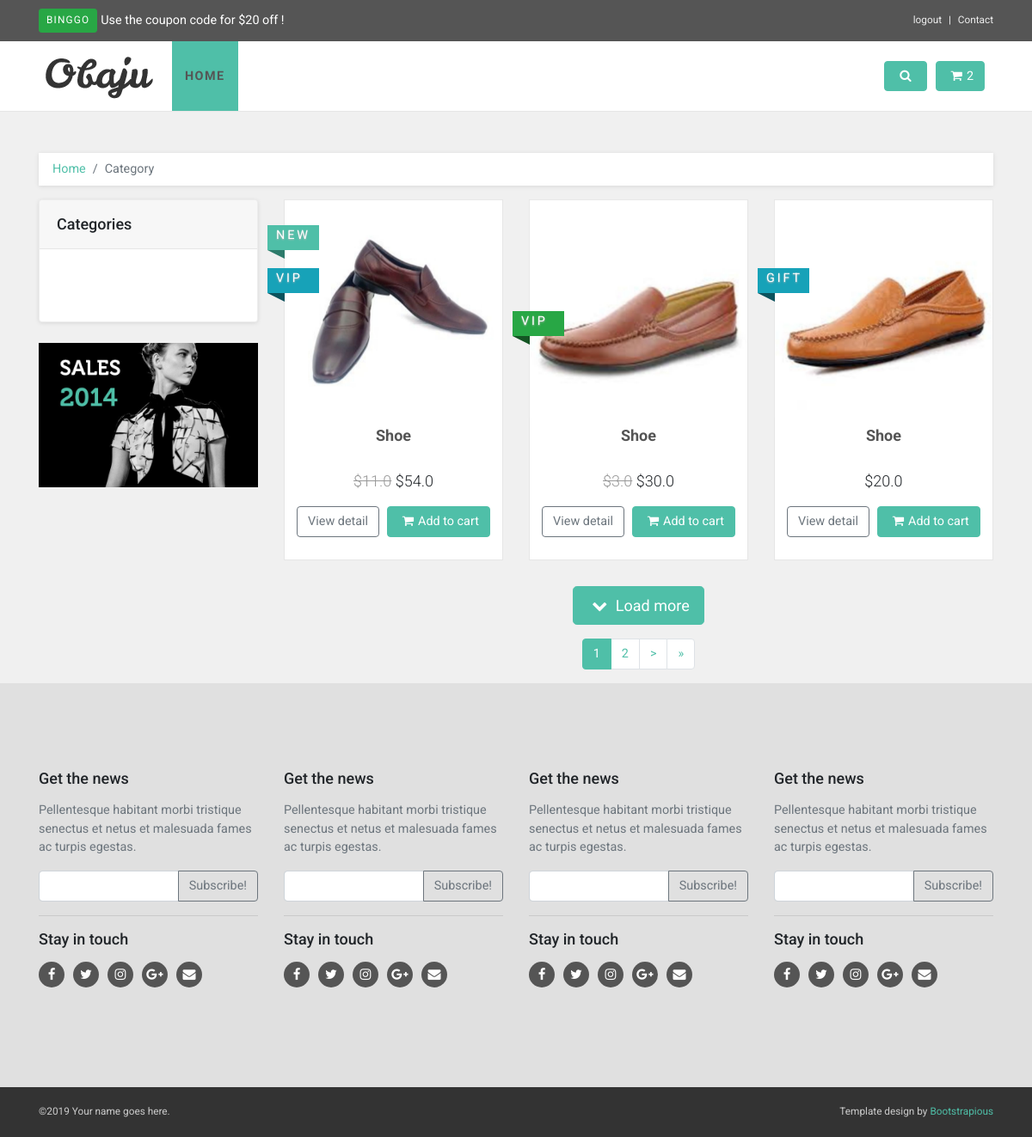
The page /eco/category/shoe/ (signed in) on the database its author committed.
### users/models.py (models this page shows, shortened)
class CustomUser(AbstractUser):
    username = None
    email = models.EmailField(_('email address'), unique=True)
    USERNAME_FIELD = 'email'
    REQUIRED_FIELDS = []
    objects = CustomUserManager()

### eco/models.py (models this page shows, shortened)
class Order(models.Model):
    user = models.ForeignKey(settings.AUTH_USER_MODEL,
                             on_delete=models.CASCADE, null=True)
    ref_code = models.CharField(max_length=20, blank=True, null=True)
    items = models.ManyToManyField(OrderItem)
    start_date = models.DateTimeField(auto_now_add=True)
    ordered_date = models.DateTimeField()
    ordered = models.BooleanField(default=False)
    shipping_address = models.ForeignKey(
        'Address', related_name='shipping_address', on_delete=models.SET_NULL, blank=True, null=True)
    billing_address = models.ForeignKey(
        'Address', related_name='billing_address', on_delete=models.SET_NULL, blank=True, null=True)
    payment = models.ForeignKey(
        'Payment', on_delete=models.SET_NULL, blank=True, null=True)
    coupon = models.ForeignKey(
        'Coupon', on_delete=models.SET_NULL, blank=True, null=True)
    being_delivered = models.BooleanField(default=False)
    received = models.BooleanField(default=False)
    refund_requested = models.BooleanField(default=False)
    refund_granted = models.BooleanField(default=False)

class Item(models.Model):
    title = models.CharField(max_length=100)
    price = models.FloatField()
    discount_price = models.FloatField(blank=True, null=True)
    category = TreeForeignKey('Category', related_name='categories', on_delete=models.CASCADE,null=True,blank=True)
    label1 = models.CharField(choices=LABEL_CHOICES, max_length=1, blank=True)
    label2 = models.CharField(choices=LABEL_CHOICES, max_length=1, blank=True)
    label3 = models.CharField(choices=LABEL_CHOICES, max_length=1, blank=True)
    image = models.ImageField(upload_to='productpic')
    description = models.TextField
    slug = models.SlugField(null=False, unique=True)
    def get_absolute_url(self):
        return reverse("eco:EcoDetail", kwargs={
            'slug': self.slug
        })
    def get_add_to_cart_url(self):
        return reverse("eco:add-to-cart", kwargs={
            'slug': self.slug
        })

### eco/views.py (the view)
# urls.py: path('category/<slug>/',views.CategoryDetail.as_view(), name='CategoryDetail'),
class CategoryDetail(DetailView, MultipleObjectMixin):
    model = Category
    template_name = 'eco/categoryy.html'
    paginate_by = 3
    def get_context_data(self, **kwargs):
        object_list = Item.objects.filter(category=self.object)
        context = super().get_context_data(object_list=object_list, **kwargs)
        context['category'] = Category.objects.all()
        return context

### eco/templatetags/cart_template_tags.py (called while the page is built)
@register.filter
def cart_item_count(user):
    if user.is_authenticated:
        qs = Order.objects.filter(user=user, ordered=False)
        if qs.exists():
            return qs[0].items.count()
    return 0

### templates/eco/categoryy.html (shortened to what this page needs)
{% extends "eco/base.html" %}
{% load static %}
{% load i18n %}
{% load mptt_tags %}
{% block content %}
  <body>
    <div id="all">
      <div id="content">
        <div class="container">
          <div class="row">
            <div class="col-lg-12">
              <nav aria-label="breadcrumb">
                <ol class="breadcrumb">
                 <li class="breadcrumb-item"><a href="{% url 'eco:EcoIndex' %}">Home</a></li>
                  <li aria-current="page" class="breadcrumb-item active">Category</li>
                </ol>
              </nav>
            </div>
            <div class="col-lg-3">
              <div class="card sidebar-menu mb-4">
                <div class="card-header">
                  <h3 class="h4 card-title">Categories</h3>
                </div>
                <div class="card-body">
                  <ul class="nav nav-pills flex-column category-menu">
                    <li>
                      {% recursetree category %}
                           {% if node.categories.count %}
                           <a href="{% url 'eco:CategoryDetail' node.slug %}" class="nav-link">{{node.name}}
                              <span style="color: #6c757d;">[{{node.categories.count}}]</span> </a>
                              {% else %}
                              <a href="{% url 'eco:CategoryDetail' node.slug %}" class="nav-link">{{node.name}}
                                </a>
                           {% endif %}
                      {% endrecursetree %}
                  </li>
                  </ul>
                </div>
              </div>
              <div class="banner"><a href="#"><img src="{% static 'eco/img/banner.jpg' %}" alt="sales 2014" class="img-fluid"></a></div>
            </div>
            <div class="col-lg-9">
              <div class="row products">
                {% for item in object_list %}
                <div class="col-lg-4 col-md-6">
                  <div class="product">
                    <div class="flip-container">
                      <div class="flipper">
                        <div class="front"><a href="{{item.get_absolute_url}}"><img src="{{item.image.url}}" alt="" class="img-fluid"></a></div>
                        <div class="back"><a href="{{item.get_absolute_url}}"><img src="{{item.image.url}}" alt="" class="img-fluid"></a></div>
                      </div>
                    </div><a href="{{item.get_absolute_url}}" class="invisible"><img src="{{item.image.url}}" alt="" class="img-fluid"></a>
                    <div class="text">
                      <h3><a href="{{item.get_absolute_url}}">{{item.title}}</a></h3>
                      <p class="price">
                       {% if item.discount_price %}
                        <del>${{item.discount_price}}</del>
                        {% endif %}
                        ${{item.price}}
                      </p>
                      <p class="buttons">
                        <a href="{{item.get_absolute_url}}" class="btn btn-outline-secondary">View detail</a>
                        <a href="{{item.get_add_to_cart_url}}" class="btn btn-primary"><i class="fa fa-shopping-cart"></i>Add to cart
                        </a>
                      </p>
                    </div>
                  {% if item.label1 %}
                  <div class="ribbon sale">
                    <div class="theribbon">{{item.get_label1_display}}</div>
                  </div>
                  {% endif %}
                  {% if item.label2 %}
                  <div class="ribbon new">
                    <div class="theribbon">{{item.get_label2_display}}</div>
                  </div>
                  {% endif %}
                  {% if item.label3 %}
                  <div class="ribbon gift">
                    <div class="theribbon">{{item.get_label3_display}}</div>
                  </div>
                  {% endif %}
                  </div>
                </div>
                {% endfor %}
              </div>
            {% include "eco/pagination.html" %}
            </div>
          </div>
        </div>
      </div>
    </div>
  </body>
{% endblock content %}

### templates/eco/header.html (shortened to what this page needs)
{% load static %}
{% load cart_template_tags %}
    <header class="header mb-5">
        <div id="top">
          <div class="container">
            <div class="row">
              <div class="col-lg-6 offer mb-3 mb-lg-0"><a class="btn btn-success btn-sm">binggo</a><a class="ml-1">Use the coupon code for $20 off !</a></div>
              <div class="col-lg-6 text-center text-lg-right">
                <ul class="menu list-inline mb-0">
                  {% if request.user.is_authenticated %}
                  <li class="list-inline-item"><a href="{% url 'account_logout' %}" data-target="#login-modal">logout</a></li>
                  {% else %}
                  <li class="list-inline-item"><a href="{% url 'account_login' %}" data-target="#login-modal">login</a></li>
                  <li class="list-inline-item"><a href="{% url 'account_signup' %}">Register</a></li>
                  {% endif %}
                  <li class="list-inline-item"><a href="{% url 'eco:contact' %}">Contact</a></li>
                </ul>
              </div>
            </div>
          </div>
        </div>
        <nav class="navbar navbar-expand-lg">
          <div class="container"><a href="{% url 'eco:EcoIndex' %}" class="navbar-brand home"><img src=" {% static 'eco/img/logo.png' %}" alt="Obaju logo" class="d-none d-md-inline-block"></a>
            <div id="navigation" class="collapse navbar-collapse">
              <ul class="navbar-nav mr-auto">
                <li class="nav-item"><a href="{% url 'eco:EcoIndex' %}" class="nav-link active">Home</a></li>
              </ul>
              <div class="navbar-buttons d-flex justify-content-end">
                <a data-toggle="collapse" href="#search" class="btn navbar-btn btn-primary d-none d-lg-inline-block"><i class="fa fa-search"></i></a>
                <div id="basket-overview" class="navbar-collapse collapse d-none d-lg-block">
                  <a href="{% url 'eco:order-summary' %}" class="btn btn-primary navbar-btn"><i class="fa fa-shopping-cart"></i><span>{{ request.user|cart_item_count }}</span></a></div>
              </div>
            </div>
          </div>
        </nav>
      </header>

### rows shown on the page
CustomUser: user|cart_item_count "2"
Item: image (picture), title "Shoe", discount_price "11.0", price "54.0", label1 "NEW", label2 "VIP"
Item: image (picture), title "Shoe", discount_price "3.0", price "30.0", label3 "VIP"
Item: image (picture), title "Shoe", price "20.0", label2 "GIFT"

### other values the page prints
{{ n }} "1"
{{ n }} "2"
